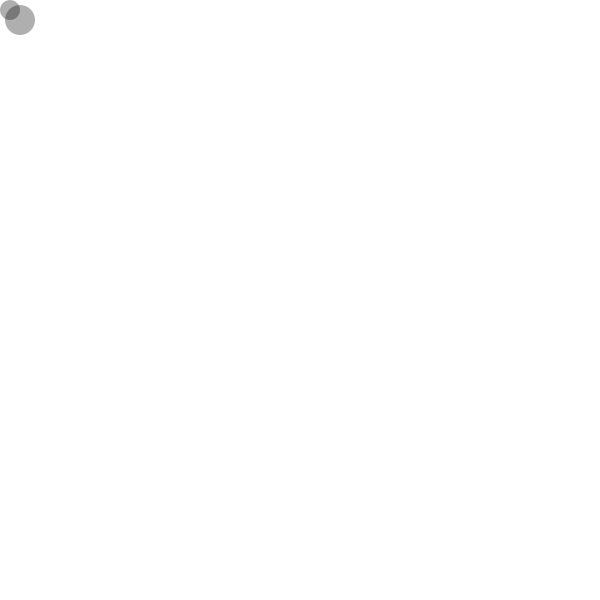
Frame 1 (no input)
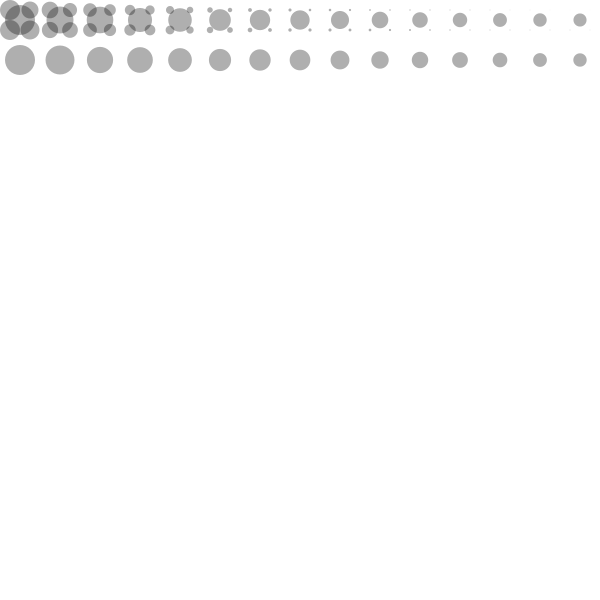
Frame 60 (the mouse pressed at the canvas centre just before this capture)
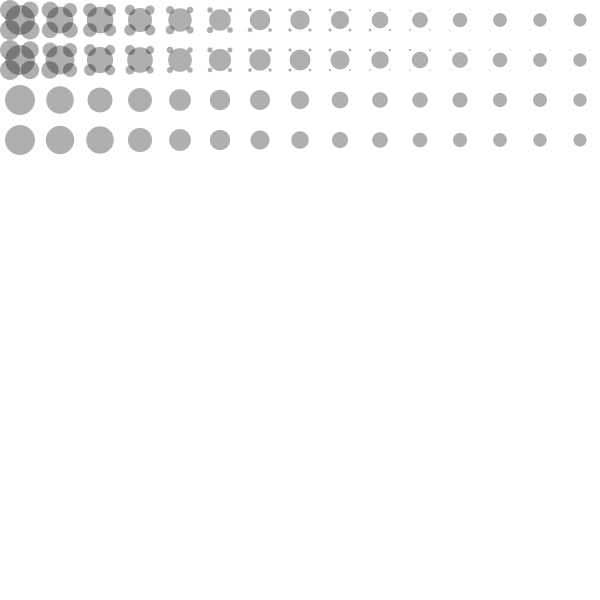
Frame 120 (the mouse held since frame 60 and released just before this capture)

The Processing sketch that drew these frames (run headless with seeded random() and noise(); from frame 60 on, the mouse is pressed at the canvas centre):

// Processing sketch: processing_32018
// ── processing_32018.pde

//import processing.pdf.*;

float x = 10;
float y = 10;
float diam = 20;
float h = random(10-255);

//int counter = 0;

void setup()

{

// size (600, 600, PDF, "final2.pdf");
 size(600, 600);
 background (255);
 smooth();
 frameRate(200);
 //noLoop();

}

void draw ()

{

  //while(counter < 1000)

  {

  noStroke();
  fill(0,0,0,80);
  ellipse (x, y, diam, diam);
  ellipse (x+x, y+y, diam + 10 , diam + 10);
  //endRecord();

  diam = diam * random(0.8,0.99);
  
  
   x = x + 20;
   
   if(x > 600){
     y = y+20;
     x = 10;
     diam = 20;
   }
   
//counter = counter + 1;
 
  }

//println("ALL DONE");
//exit(); 

}
